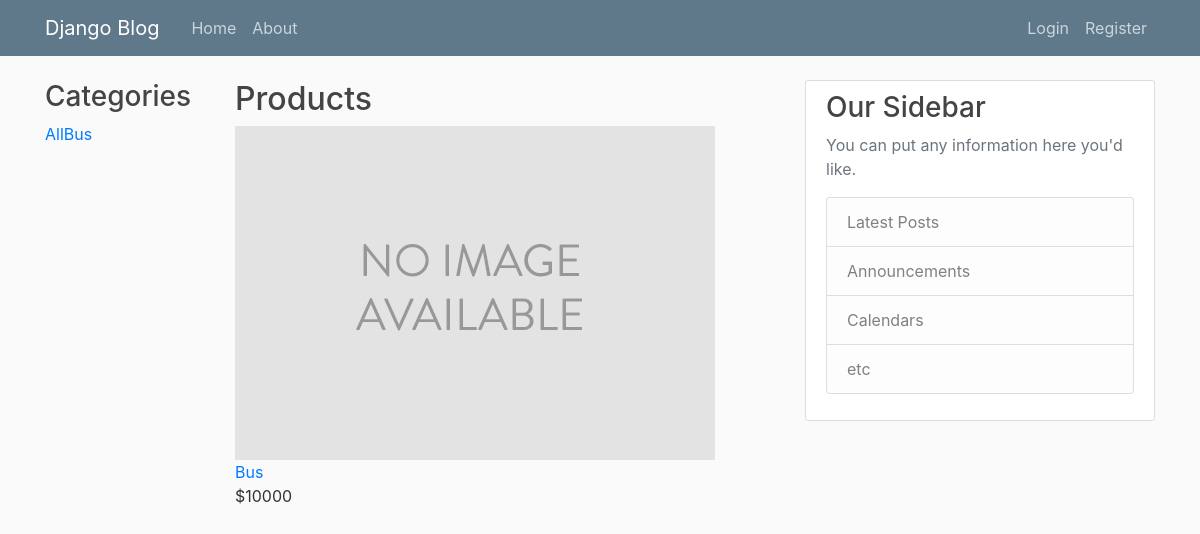
The app's page /shop/ with its own data.
### shop/models.py (models this page shows, shortened)
class Category(models.Model):
    name = models.CharField(max_length=200,
                            db_index=True)
    slug = models.SlugField(max_length=200,
                            db_index=True,
                            unique=True)
    class Meta:
        ordering = ('name',)
        verbose_name = 'category'
        verbose_name_plural = 'categories'
    def get_absolute_url(self):
        return reverse('shop:product_list_by_category',
                       args=[self.slug])

class Product(models.Model):
    category = models.ForeignKey(Category,
                                 related_name='products', on_delete=models.PROTECT)
    name = models.CharField(max_length=200, db_index=True)
    slug = models.SlugField(max_length=200, db_index=True)
    image = models.ImageField(upload_to='products/%Y/%m/%d',
                              blank=True)
    description = models.TextField(blank=True)
    price = models.DecimalField(max_digits=10, decimal_places=0)
    stock = models.PositiveIntegerField()
    available = models.BooleanField(default=True)
    created = models.DateTimeField(auto_now_add=True)
    updated = models.DateTimeField(auto_now=True)
    class Meta:
        ordering = ('name',)
        index_together = (('id', 'slug'),)
    def get_absolute_url(self):
        return reverse('shop:product_detail',
                       args=[self.id, self.slug])

### shop/views.py (the view)
# urls.py: path('', views.product_list,
def product_list(request, category_slug=None):
    category = None
    categories = Category.objects.all()
    products = Product.objects.filter(available=True)
    if category_slug:
        category = get_object_or_404(Category, slug=category_slug)
        products = products.filter(category=category)
    return render(request,
                  'shop/product/list.html',
                  {'category': category,
                   'categories': categories,
                   'products': products})

### cart/context_processors.py (called while the page is built)
def cart(request):
        return {'cart': Cart(request)}

### shop/templates/shop/product/list.html (shortened to what this page needs)
{% extends "shop/base.html" %}
{% load staticfiles %}
{% block content %}
    <div class="row">
        <div class="col-md-3">
            <h3>Categories</h3>
            <ul class="nav nav-pills nav-stacked">
                <li {% if not category %}class="active"{% endif %}>
                    <a href="{% url 'shop:product_list' %}">All</a></li>
                {% for c in categories %}
                    <li {% if category.slug == c.slug %}class="active"{% endif %}>
                        <a href="{{ c.get_absolute_url }}">{{ c.name }}</a>
                    </li>
                {% endfor %}
            </ul>
        </div>
        <div class="col-md-9">
            <h2>{% if category %}{{ category.name }}{% else %}Products{% endif %}</h2>
            <div class="row">
                {% for product in products %}
                    <div class="col-md-4">
                        <div class="thumbnail">
                            <a href="{{ product.get_absolute_url }}">
                                <img src="{% if product.image %}{{ product.image.url }}
                                          {% else %}{% static 'img/no_image.png' %} {% endif %}">
                            </a>
                            <a href="{{ product.get_absolute_url }}">{{ product.name }}</a><br>
                            ${{ product.price }}
                        </div>
                    </div>
                {% endfor %}
            </div>
        </div>
    </div>
{% endblock %}

### blog/static/blog/main.css (style rules this page uses)
body { background: #fafafa; color: #333333; margin-top: 5rem; }
h1, h2, h3, h4, h5, h6 { color: #444444; }
ul { margin: 0; }

### records on screen
Category: name "Bus"
Product: name "Bus", price "10000"
